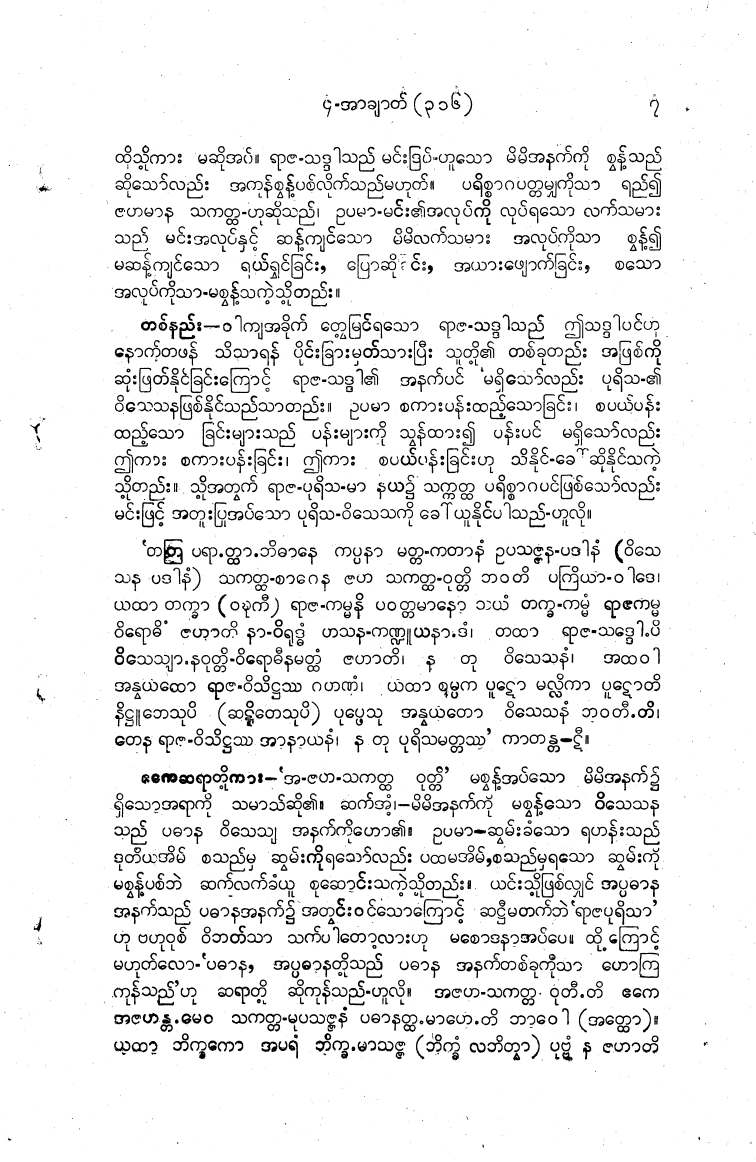
#> input picture textline_segment/sample/grammar_nsy.tif, 3776 x 5808 px (shown at 1/5 size)
$ python main.py --input sample
#> lines starting #> are read from the running program, lines starting #| are printed output that depends on the picture; after the words box and inside, x2 and y2 are one past the last pixel; in counts of white or black regions, pixels touching at a corner belong together
### textline_segment/img_utils.py
# -*- coding: utf-8 -*-

import cv2
import numpy as np

def resize(image, width = None, height = None, inter = cv2.INTER_AREA):
    # initialize the dimensions of the image to be resized and
    # grab the image size
    dim = None
    (h, w) = image.shape[:2]

    # if both the width and height are None, then return the
    # original image
    if width is None and height is None:
        return image

    # check to see if the width is None
    if width is None:
        # calculate the ratio of the height and construct the
        # dimensions
        r = height / float(h)
        dim = (int(w * r), height)

    # otherwise, the height is None
    else:
        # calculate the ratio of the width and construct the
        # dimensions
        r = width / float(w)
        dim = (width, int(h * r))

    # resize the image
    resized = cv2.resize(image, dim, interpolation = inter)

    # return the resized image
    return resized

def clean(img):
    # apply adaptive threshold
    ret2,threshold = cv2.threshold(img,0,255,cv2.THRESH_BINARY+cv2.THRESH_OTSU)
    #deskew
    clean = deskew(threshold)
    return clean

def deskew(image):
    coords = np.column_stack(np.where(image > 0))
    angle = cv2.minAreaRect(coords)[-1]
    print('angle', angle)
    if angle < -45:
        angle = -(90 + angle)
    else:
        angle = -angle
    (h, w) = image.shape[:2]
    center = (w // 2, h // 2)
    M = cv2.getRotationMatrix2D(center, angle, 1.0)
    rotated = cv2.warpAffine(image, M, (w, h), flags=cv2.INTER_CUBIC, borderMode=cv2.BORDER_REPLICATE)
    return rotated

# [22 lines left out: functions get_average_height, merge_rect, invert, not called in this run]

def black(width,height):
    return np.zeros((width,height), dtype = "uint8")

# [7 lines left out: function get_bounded_box_image, not called in this run]

### textline_segment/line_segment.py
# -*- coding: utf-8 -*-

import cv2
import numpy as np
import img_utils

line_spacing = 12
extend_point = 40
extra_padding = 8

def get_average_height(rects):
    line_count = len(rects)
    total_height = sum([rect[3] for rect in rects])
    return int(total_height / line_count)

# [8 lines left out: function merge_rect, not called in this run]

def enlarge(rect):
    x, y, w, h = rect
    # re_extend top and bottom, re_shrink left and right to match original contour
    # and add extra padding to ensure to cover line

    x += ( extend_point - extra_padding  )
    y -= ( line_spacing + extra_padding  )
    w -= ( (extend_point * 2) - ( extra_padding ) )
    h += ( line_spacing + extra_padding )
    return (x, y, w, h)

def get_lines(img):
    # binary = img_utils.invert(img)
    binary = cv2.bitwise_not(img)
    # binary = (255-img)
    width, height = binary.shape
    black = img_utils.black(width, height)
    #find contours
    ctrs, hier = cv2.findContours(binary, cv2.RETR_EXTERNAL, cv2.CHAIN_APPROX_SIMPLE)
    # contours to bounding Rectangle
    rects = [ cv2.boundingRect(ctr) for ctr in ctrs]
    # sorted by x coordinate
    rects = sorted(rects, key=lambda rect: rect[0])
    # remove rect with low height from list
    rects = [rect for rect in rects if rect[3] > 5 ]

    ###################################
    #### stage 1: merging character ###
    ###################################
    # draw rectangle on totally black image
    for rect in rects:
        x, y, w, h = rect
        # extend left and right of rectangle and shrink top and bottom
        x -= extend_point
        y += line_spacing
        w += extend_point * 2
        h -= line_spacing
        cv2.rectangle(black,(x,y),( x + w , y + h ),(255,255,255), -1)

    # re_retrive contours from previous draw rectangle
    ctrs, hier = cv2.findContours(black, cv2.RETR_EXTERNAL, cv2.CHAIN_APPROX_SIMPLE)
    rects = [ cv2.boundingRect(ctr) for ctr in ctrs]

    ##################################################
    #### stage 2: drawing line box on blank image ####
    ##################################################
    black = img_utils.black(width, height)
    for rect in rects:
        x, y, w, h = rect
        cv2.rectangle(black,(x,y),( x + w , y + h ),(255,255,255), -1)

    ######################################################################
    #### stage 3: find and remove the lines which are separated from
    ### constant chracters line
    ######################################################################
    ctrs, hier = cv2.findContours(black, cv2.RETR_EXTERNAL, cv2.CHAIN_APPROX_SIMPLE)
    rects = [ cv2.boundingRect(ctr) for ctr in ctrs]
    rects = sorted(rects, key=lambda rect: rect[1])
    avg_height = get_average_height(rects)
    rects = [ rect for rect in rects if  avg_height < rect[3] * 2]

    black = img_utils.black(width, height)
    for rect in rects:
        x, y, w, h = rect
        cv2.rectangle(black,(x,y),( x + w , y + h ),(255,255,255), -1)

    ctrs, hier = cv2.findContours(black, cv2.RETR_EXTERNAL, cv2.CHAIN_APPROX_SIMPLE)
    rects = [ cv2.boundingRect(ctr) for ctr in ctrs]
    rects = sorted(rects, key=lambda rect: rect[1])
    lines = len(rects)
    print('initial line counts:', lines)
    avg_height = get_average_height(rects)
    print('average_height: ', avg_height)

    ######################################################################
    #### stage 4: reshape bounding rect for line which are wrong ###
    ######################################################################

    height_of_upper_vowels_line = (int) (avg_height / 4.5) # estimate vowel height
    # constant base line may be separated from above or blow or both
    for _ in range(2):
        for i, rect in enumerate(rects):
            x, y, w, h = rect
            if  h + height_of_upper_vowels_line < avg_height:
                print('line witout upper vowel or lower vowel: height is ', h)
                previous_rect = rects[i-1]
                new_height = h + height_of_upper_vowels_line
                if y - ( new_height + line_spacing) > previous_rect[1]:
                    y -= height_of_upper_vowels_line
                h += height_of_upper_vowels_line
                print('fiexed line height is ', h)
                # print('fixed rect: ', (x, y, w, h))
            rects[i]=(x,y, w, h)

    #re_enlarge bounding box to cover lines
    rects = [ enlarge(rect) for rect in rects]

    return rects

### textline_segment/ocr.py
# -*- coding: utf-8 -*-

import cv2
import numpy as np
import pytesseract

def get_text(rect, image, avg_height):
    x, y, w, h = rect
    # Getting ROI
    roi = image[y:y+h, x:x+w]
    bordersize = 10
    # add white padding to line image
    # if there is no padding around text, ocr error rate are high
    line_img = cv2.copyMakeBorder(
        roi,
        top=bordersize,
        bottom=bordersize,
        left=bordersize,
        right=bordersize,
        borderType=cv2.BORDER_CONSTANT,
        value=[255, 255, 255]
    )

    psm_mode = 7
    if ( h  + (h/2)  > avg_height * 2 ):
        psm_mode = 6

    config_str = '--psm ' + str(psm_mode) + ' --dpi 100'
    text = pytesseract.image_to_string(line_img, lang='mya', config=config_str)

    return text

### textline_segment/main.py
# -*- coding: utf-8 -*-

import cv2
import argparse
import os
import ocr
import img_utils
import line_segment

RESIZED_HEIGHT = 2500

def do_OCR(folder_path, mode):

#> called with folder_path = 'sample', mode = 0
    ext = ( 'jpg', 'jpeg', 'png', 'tif', 'tiff')
    for img_file in os.listdir(folder_path):
        if img_file.endswith(ext):
            img_basename = os.path.splitext(img_file)[0]
            print('\n')
            print('#################################')
            print('### processing:', img_file )
            print('#################################')
            print('\n')

            img = cv2.imread(os.path.join(folder_path,img_file), 0)
#> img: shape (5808, 3776); 92.7% white; 3689 black regions (1724 under 20 px), largest, box (x1, y1, x2, y2) and area: (818, 2696, 914, 2822) 5569, (3095, 4631, 3194, 4757) 3437, (897, 1609, 976, 1698) 3277
            img = img_utils.resize(img, height=RESIZED_HEIGHT)
#> in resize, `resized = cv2.resize(image, dim, interpolation = inter)`:
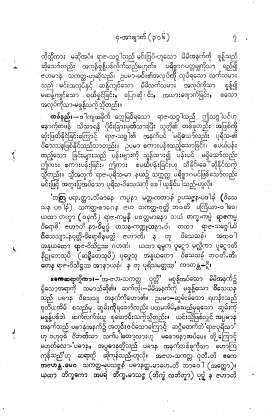
#> resized: shape (2500, 1625) (shown at 1/6 size); min 0, max 255, mean 236.4
            img = img_utils.clean(img)
#> in clean, `ret2,threshold = cv2.threshold(img,0,255,cv2.THRESH_BINARY+cv2.THRESH_..`: ret2 = 140
#> in deskew, `coords = np.column_stack(np.where(image > 0))`: coords = 3757103 pairs, first value 0 to 2499, second value 0 to 1624
#> in deskew, `angle = cv2.minAreaRect(coords)[-1]`: angle = -90
#| angle -90.0
#> in deskew, `angle = -(90 + angle)`: angle = 0
#> in deskew, `M = cv2.getRotationMatrix2D(center, angle, 1.0)`: M = [[1, 0, 0], [0, 1, 0]]
            height, width = img.shape
            # invert = img_utils.invert(img)
            lines = line_segment.get_lines(img)
#> in get_lines, `binary = cv2.bitwise_not(img)`:
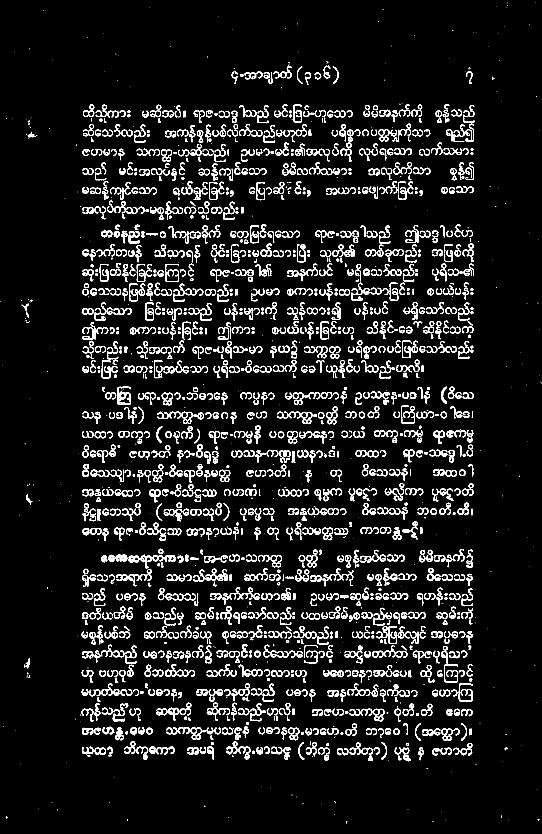
#> binary: shape (2500, 1625) (shown at 1/3 size); 7.5% white; 2314 white regions (476 under 20 px)
#> in get_lines, `ctrs, hier = cv2.findContours(binary, cv2.RETR_EXTERNAL, cv2.CHAIN_APP..`: ctrs = 2306 contours, 491 with area under 20; largest, box (x1, y1, x2, y2) and area: (352, 1160, 393, 1215) 1520, (447, 1468, 482, 1507) 678, (865, 2183, 898, 2221) 634, (571, 2182, 605, 2220) 606, (284, 2243, 317, 2265) 563
#> in get_lines, `rects = [ cv2.boundingRect(ctr) for ctr in ctrs]`: rects = 2306 items, first 6: (1298, 2463, 2, 2), (1038, 2463, 4, 7), (1525, 2459, 1, 1), (1336, 2459, 1, 1), (381, 2458, 3, 4), (1613, 2457, 5, 4)
#> in get_lines, `rects = sorted(rects, key=lambda rect: rect[0])`: rects = 2306 items, first 6: (1, 904, 1, 2), (6, 1097, 1, 1), (10, 2178, 1, 2), (17, 2449, 7, 6), (19, 355, 2, 2), (36, 354, 1, 1)
#> in get_lines, `rects = [rect for rect in rects if rect[3] > 5 ]`: rects = 1846 items, first 6: (17, 2449, 7, 6), (65, 911, 21, 23), (73, 1974, 17, 31), (79, 1482, 18, 28), (79, 937, 7, 16), (83, 2017, 2, 6)
#> the loop in get_lines, `for rect in rects:` made 1846 passes
#> (rect, x, y, w, h) on passes 1 to 3: ((17, 2449, 7, 6), -23, 2461, 87, -6), ((65, 911, 21, 23), 25, 923, 101, 11), ((73, 1974, 17, 31), 33, 1986, 97, 19)
#> after the loop in get_lines, `for rect in rects:`:
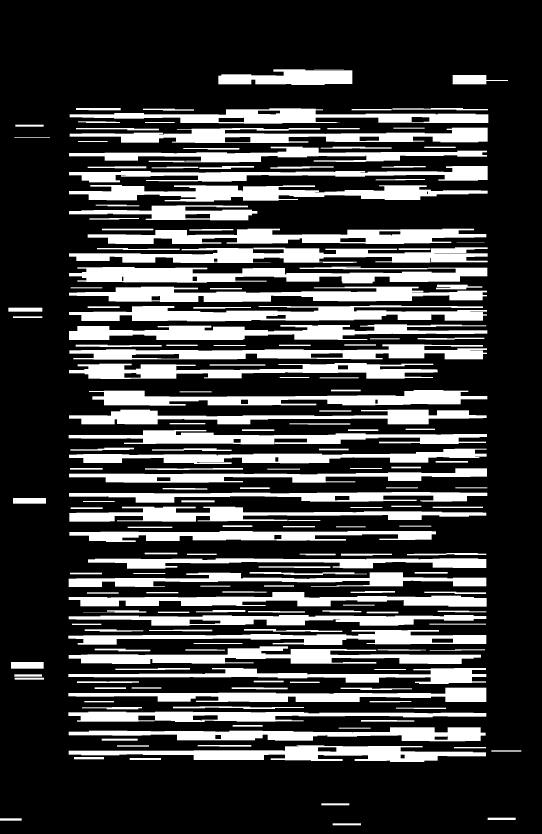
#> black: shape (2500, 1625) (shown at 1/3 size); 25.3% white; 183 white regions
#> in get_lines, `ctrs, hier = cv2.findContours(black, cv2.RETR_EXTERNAL, cv2.CHAIN_APPR..`: ctrs = 183 contours, 2 with area under 20; largest, box (x1, y1, x2, y2) and area: (207, 801, 1462, 850) 36322, (207, 916, 1461, 964) 36300, (207, 742, 1463, 789) 33598, (207, 860, 1461, 906) 33260, (263, 686, 1459, 732) 33230
#> in get_lines, `rects = [ cv2.boundingRect(ctr) for ctr in ctrs]`: rects = 183 items, first 6: (998, 2470, 85, 6), (0, 2455, 65, 7), (1463, 2453, 84, 7), (964, 2410, 84, 6), (389, 2274, 94, 6), (222, 2271, 90, 7)
#> the loop in get_lines, `for rect in rects:` made 183 passes
#> after the loop in get_lines, `for rect in rects:`:
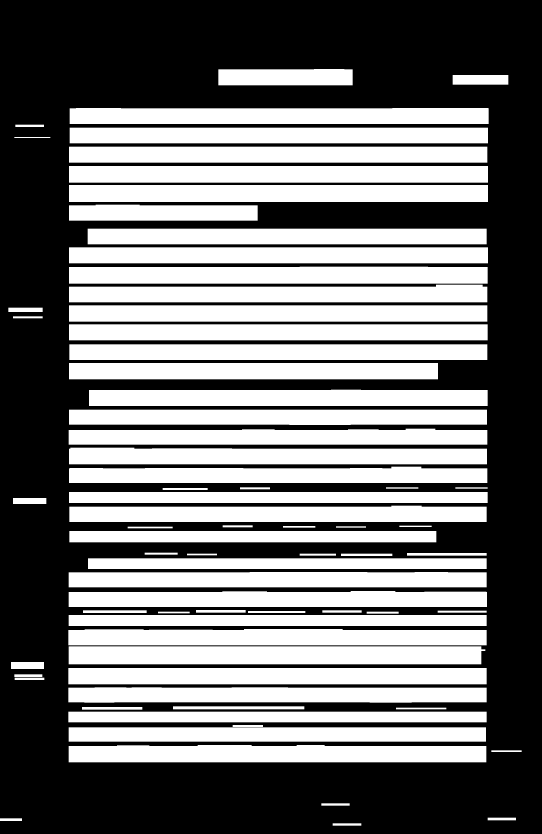
#> black: shape (2500, 1625) (shown at 1/3 size); 46.3% white; 73 white regions, largest, box (x1, y1, x2, y2) and area: (206, 1939, 1456, 1993) 66912, (207, 555, 1464, 606) 64107, (207, 800, 1463, 851) 63185
#> the loop in get_lines, `for rect in rects:` made 38 passes
#> rect on passes 1 to 8: (655, 207, 403, 49), (1358, 225, 167, 29), (209, 324, 1257, 48), (209, 383, 1255, 47), (207, 440, 1255, 48), (207, 498, 1257, 50), (207, 555, 1257, 51), (207, 614, 566, 48)
#> after the loop in get_lines, `for rect in rects:`:
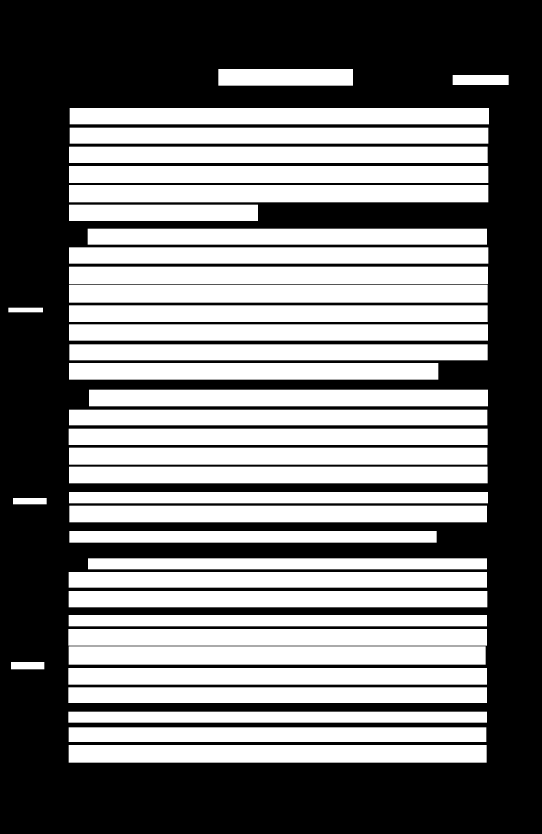
#> black: shape (2500, 1625) (shown at 1/3 size); 47.6% white; 38 white regions, largest, box (x1, y1, x2, y2) and area: (206, 1939, 1457, 1994) 68805, (207, 854, 1463, 908) 67824, (206, 2235, 1460, 2288) 66462
#| initial line counts: 38
#| average_height:  44
#> the loop in get_lines, `for _ in range(2):` made 2 passes
#> (printed output is left out)
            print('founded lines: ', len(lines))
#| founded lines:  38
            # max_width will be use as paragraph analyzer
            longest_line = (sorted(lines, key=lambda line: line[2]))[-1]
            max_x = longest_line[0] + longest_line[2]
            avg_height = (int) (sum([line[3] for line in lines]) / len(lines))

            if mode != 1:
                print('Processing OCR ... ')
                texts = ''
                paragraph_decider = 50
                for i, rect in enumerate(lines):
                    x = rect[0] + rect[2]
                    text_line = ocr.get_text(rect, img, avg_height)
                    if text_line:
                        texts += text_line.strip()
                        if   x + paragraph_decider < max_x:
                            texts += '\n'
#> this loop made 1 pass
#> rect on pass 1: (687, 187, 332, 70)
#> pass 1, in get_text, `roi = image[y:y+h, x:x+w]`:
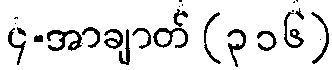
#> roi: shape (70, 332); 88.9% white; 26 black regions (10 under 20 px), largest, box (x1, y1, x2, y2) and area: (47, 30, 82, 51) 341, (153, 28, 188, 48) 270, (284, 12, 304, 48) 218
#> pass 1, in get_text, `line_img = cv2.copyMakeBorder( roi, top=bordersize, bottom=bordersize,..`:
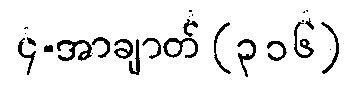
#> line_img: shape (90, 352); 91.8% white; 26 black regions (10 under 20 px), largest, box (x1, y1, x2, y2) and area: (57, 40, 92, 61) 341, (163, 38, 198, 58) 270, (294, 22, 314, 58) 218

                # save ocr text to file
                textfile = os.path.join(folder_path, img_basename + '.txt' )
                print('saved to: ', textfile)
                with open(textfile, 'w', encoding='utf-8') as out:
                    out.write(texts + '\n\n')


            if mode == 1 or mode == 2:
                print('saving bounded box image...')
                path = os.path.join( folder_path, 'debug')
                if not os.path.exists(path):
                    os.makedirs(path)
                debug_file = os.path.join(path, img_file)
                debug_img = img_utils.get_bounded_box_image(img, lines)
                cv2.imwrite(debug_file, debug_img)

if __name__ == "__main__":

    ap = argparse.ArgumentParser(description='textline segmentation and do ocr on these lines')
    ap.add_argument("-i", "--input", type=str, help='input image folder')
    ap.add_argument("-m", "--mode", type=int, nargs='?', const=0, default=0, help=' 0: OCR. 1: only save bounded image 2: OCR + save bounded image. ')
    args = ap.parse_args()
    if(args.input == None):
        print('usage: python main.py --input path_to_image_folder')
        print('usage: python main.py --input path_to_image_folder --mode 1')
        print('\tmode 0: ocr only')
        print('\tmode 1: save bounded box image only')
        print('\tmode 2: ocr + save bounded box image')
    else:
        do_OCR(args.input, args.mode)
#> (the call stopped at in get_text, `text = pytesseract.image_to_string(line_img, lang='mya', config=config..`: pytesseract is not available in this run)
